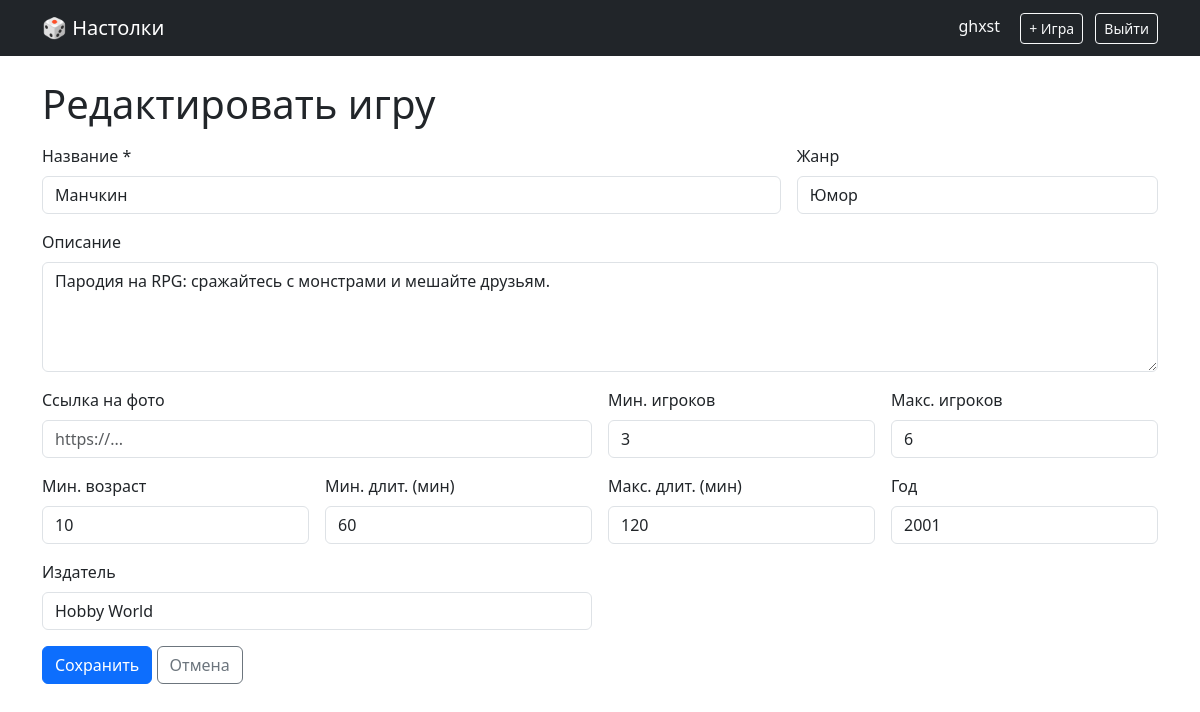
/game/3/edit (signed in), run on the app's committed database.
### models.py (models this page shows, shortened)
class User(db.Model, UserMixin):
    __tablename__ = "users"
    id = db.Column(db.Integer, primary_key=True)
    username = db.Column(db.String(50), unique=True, nullable=False)
    email = db.Column(db.String(120), unique=True, nullable=False)
    password_hash = db.Column(db.String(255), nullable=False)
    is_admin = db.Column(db.Boolean, default=False)
    reviews = db.relationship("Review", backref="author", lazy=True)

class Game(db.Model):
    __tablename__ = "games"
    id = db.Column(db.Integer, primary_key=True)
    title = db.Column(db.String(200), nullable=False)
    description = db.Column(db.Text)
    image_url = db.Column(db.String(500))
    min_players = db.Column(db.Integer, default=1)
    max_players = db.Column(db.Integer, default=4)
    min_age = db.Column(db.Integer, default=6)
    min_duration = db.Column(db.Integer, default=30)
    max_duration = db.Column(db.Integer, default=60)
    genre = db.Column(db.String(50))
    publisher = db.Column(db.String(100))
    year = db.Column(db.Integer)
    reviews = db.relationship(
        "Review", backref="game", cascade="all, delete-orphan", lazy=True
    )
    store_links = db.relationship(
        "StoreLink", backref="game", cascade="all, delete-orphan", lazy=True
    )

### app.py (the view, shortened to what this page needs)
@app.route("/game/<int:game_id>/edit", methods=["GET", "POST"])
@login_required
def edit_game(game_id: int):
    if not current_user.is_admin:
        abort(403)
    game = db.get_or_404(Game, game_id)
    return render_template("game_form.html", game=game)

### app.py (called while the page is built)
@login_manager.user_loader
def load_user(user_id: str):
    return db.session.get(User, int(user_id))

### templates/game_form.html (shortened to what this page needs)
{% extends "base.html" %}
{% set is_edit = game is not none %}
{% block content %}
<h1 class="mb-3">{{ 'Редактировать' if is_edit else 'Добавить' }} игру</h1>
<form method="post" class="row g-3">
    <div class="col-md-8">
        <label class="form-label">Название *</label>
        <input name="title" class="form-control" required
               value="{{ game.title if is_edit else '' }}">
    </div>
    <div class="col-md-4">
        <label class="form-label">Жанр</label>
        <input name="genre" class="form-control" placeholder="Стратегия, кооператив..."
               value="{{ (game.genre or '') if is_edit else '' }}">
    </div>
    <div class="col-12">
        <label class="form-label">Описание</label>
        <textarea name="description" class="form-control" rows="4">{{ (game.description or '') if is_edit else '' }}</textarea>
    </div>
    <div class="col-md-6">
        <label class="form-label">Ссылка на фото</label>
        <input name="image_url" class="form-control" placeholder="https://..."
               value="{{ (game.image_url or '') if is_edit else '' }}">
    </div>
    <div class="col-md-3">
        <label class="form-label">Мин. игроков</label>
        <input name="min_players" type="number" min="1" class="form-control"
               value="{{ game.min_players if is_edit else 2 }}">
    </div>
    <div class="col-md-3">
        <label class="form-label">Макс. игроков</label>
        <input name="max_players" type="number" min="1" class="form-control"
               value="{{ game.max_players if is_edit else 4 }}">
    </div>
    <div class="col-md-3">
        <label class="form-label">Мин. возраст</label>
        <input name="min_age" type="number" min="0" class="form-control"
               value="{{ game.min_age if is_edit else 6 }}">
    </div>
    <div class="col-md-3">
        <label class="form-label">Мин. длит. (мин)</label>
        <input name="min_duration" type="number" min="0" class="form-control"
               value="{{ game.min_duration if is_edit else 30 }}">
    </div>
    <div class="col-md-3">
        <label class="form-label">Макс. длит. (мин)</label>
        <input name="max_duration" type="number" min="0" class="form-control"
               value="{{ game.max_duration if is_edit else 60 }}">
    </div>
    <div class="col-md-3">
        <label class="form-label">Год</label>
        <input name="year" type="number" class="form-control"
               value="{{ game.year if is_edit and game.year else '' }}">
    </div>
    <div class="col-md-6">
        <label class="form-label">Издатель</label>
        <input name="publisher" class="form-control"
               value="{{ (game.publisher or '') if is_edit else '' }}">
    </div>
    <div class="col-12">
        <button class="btn btn-primary">{{ 'Сохранить' if is_edit else 'Создать' }}</button>
        {% if is_edit %}
            <a href="{{ url_for('game_detail', game_id=game.id) }}" class="btn btn-outline-secondary">Отмена</a>
        {% else %}
            <a href="{{ url_for('index') }}" class="btn btn-outline-secondary">Отмена</a>
        {% endif %}
    </div>
</form>
{% endblock %}

### templates/base.html (shortened to what this page needs)
<!DOCTYPE html>
<html lang="ru">
<head>
    <link href="https://cdn.jsdelivr.net/npm/bootstrap@5.3.0/dist/css/bootstrap.min.css" rel="stylesheet">
</head>
<body>
<nav class="navbar navbar-expand-lg navbar-dark bg-dark mb-4">
    <div class="container">
        <a class="navbar-brand" href="{{ url_for('index') }}">🎲 Настолки</a>
        <div class="ms-auto">
            {% if current_user.is_authenticated %}
                <span class="text-light me-3">{{ current_user.username }}</span>
                {% if current_user.is_admin %}
                    <a href="{{ url_for('add_game') }}" class="btn btn-sm btn-outline-light me-2">+ Игра</a>
                {% endif %}
                <a href="{{ url_for('logout') }}" class="btn btn-sm btn-outline-light">Выйти</a>
            {% else %}
                <a href="{{ url_for('login') }}" class="btn btn-sm btn-outline-light me-2">Вход</a>
                <a href="{{ url_for('register') }}" class="btn btn-sm btn-outline-light">Регистрация</a>
            {% endif %}
        </div>
    </div>
</nav>
<div class="container">
    {% block content %}{% endblock %}
</div>
</body>
</html>

### data on the page
User: username "ghxst"
Game: title "Манчкин", genre "Юмор", description "Пародия на RPG: сражайтесь с монстрами и мешайте друзьям.", min_players "3", max_players "6", min_age "10", min_duration "60", max_duration "120", year "2001", publisher "Hobby World"

### other printed values
{{ 'Редактировать' if is_edit else 'Добавить' }} "Редактировать"
{{ 'Сохранить' if is_edit else 'Создать' }} "Сохранить"
